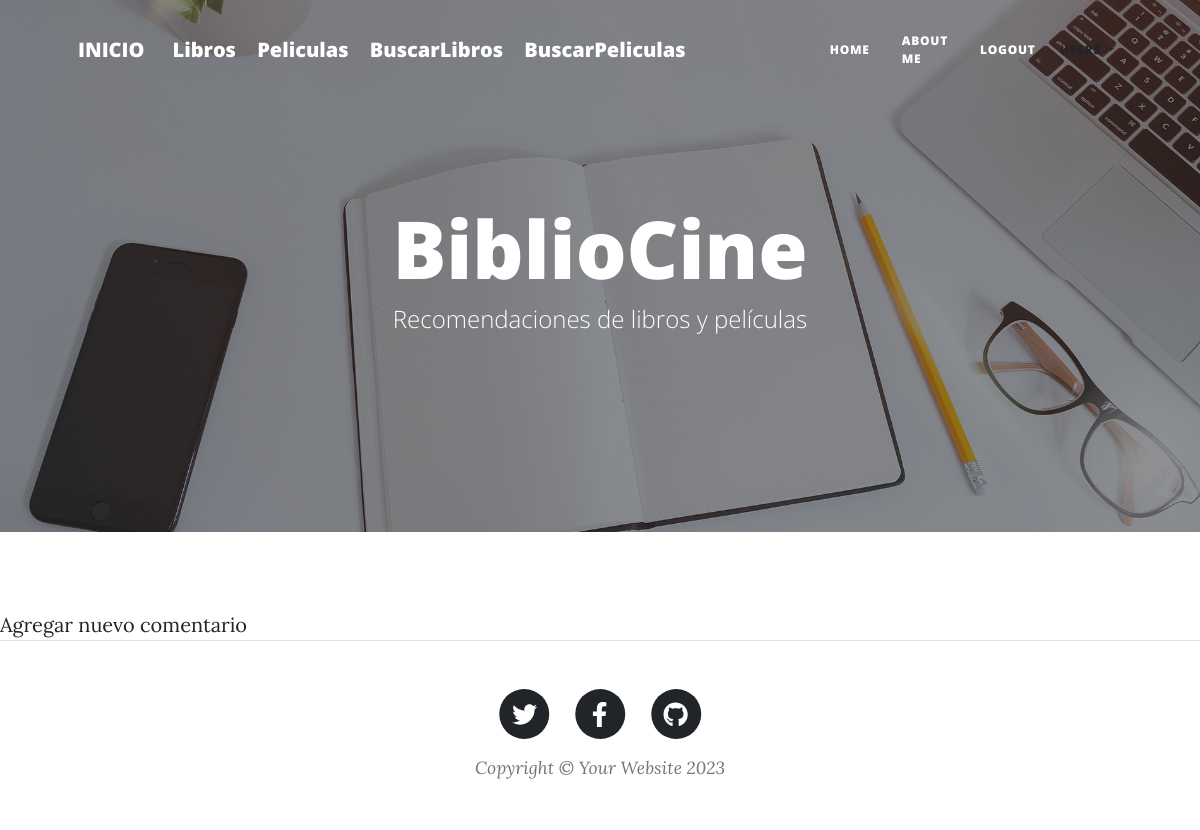
Before: /AppBiblioCine/leerComentarioPeliculas/5 with the older database file.
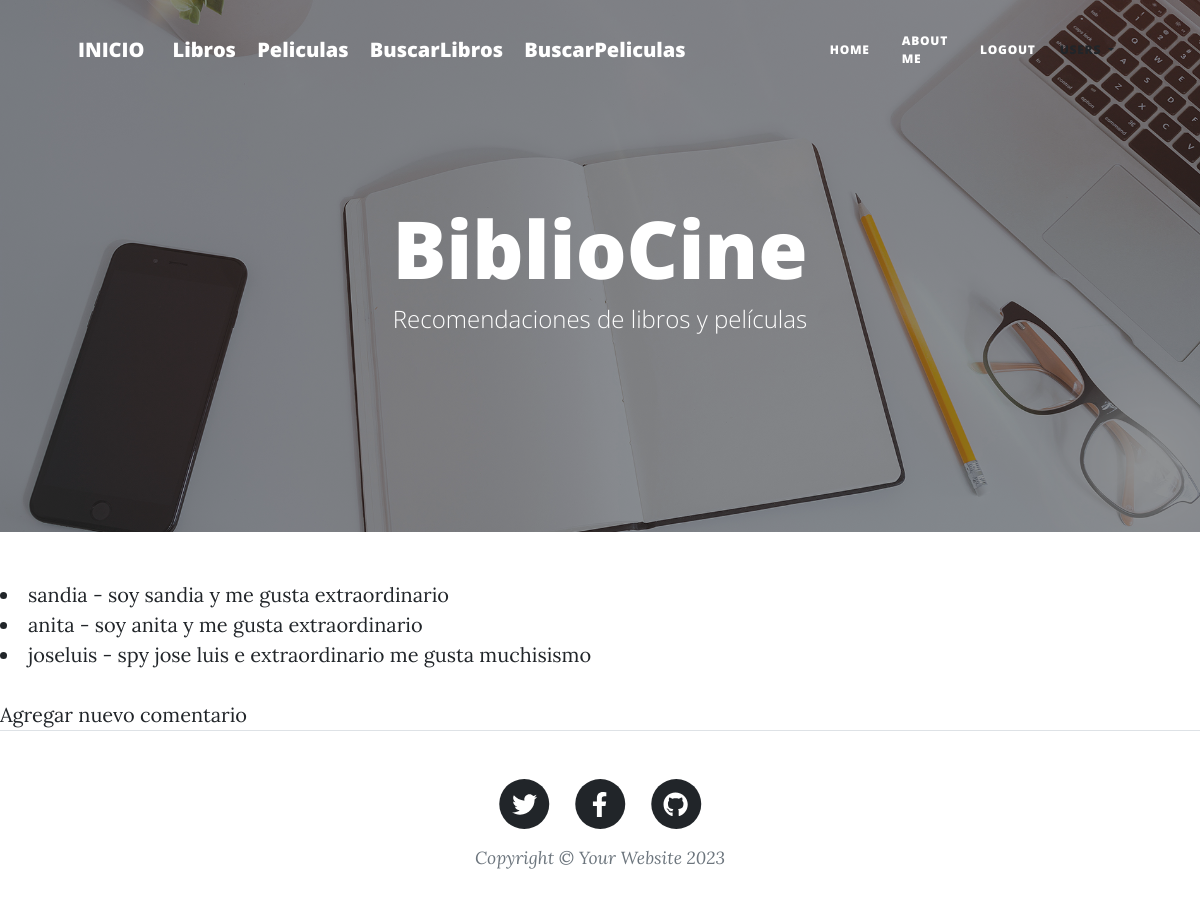
After: the same page with the newer database file.
### AppBiblioCine/models.py (models this page shows)
class ComentarioPelicula(models.Model):
    pelicula = models.ForeignKey(Pelicula, related_name='comentariosPeliculas', on_delete=models.CASCADE, null=True)
    nombre = models.ForeignKey(User,blank=False,null=True,on_delete=models.CASCADE, verbose_name="nombre")
    comentario = models.TextField(null=True, blank=True)
    fechaComentario = models.DateTimeField(auto_now_add=True)
    class Meta:
        ordering = ['-fechaComentario']
    def __str__(self):
        return '%s - %s' % (self.nombre, self.comentario)

### AppBiblioCine/views.py (the view)
# urls.py: path( 'leerComentarioPeliculas/<id>', views.leerComentarioPeliculas, name='LeerComentarioPeliculas'),
def leerComentarioPeliculas(request, id):
    pelicula = get_object_or_404(Pelicula, id = id)
    comentarios = ComentarioPelicula.objects.all()
    comentarios = ComentarioPelicula.objects.filter(pelicula__id = id)
    contexto = {"pelicula" : pelicula, "comentarios":comentarios}
    print(comentarios)
    return render(request, "AppBiblioCine/leerComentariosPeliculas.html", contexto)

### templates/AppBiblioCine/leerComentariosPeliculas.html (shortened to what this page needs)
{% extends 'AppAdministracion/padre.html' %}
{% load static %}
{% block CAMBIOS %}
    <!DOCTYPE html>
    <html lang="en">
    <head>
    </head>
    <body>
        {% for c in comentarios %}
            <li>{{c}}</li>
        {% endfor %}
        <br>
        <a href="{% url 'ComentarioPeliculas' pelicula.id %}">Agregar nuevo comentario</a>
    </body>
    </html>
{% endblock %}

Changed rows visible on the page:
added ComentarioPelicula: nombre+comentario "sandia - soy sandia y me gusta extraordinario"
added ComentarioPelicula: nombre+comentario "anita - soy anita y me gusta extraordinario"
added ComentarioPelicula: nombre+comentario "joseluis - spy jose luis e extraordinario me gusta muchisismo"
